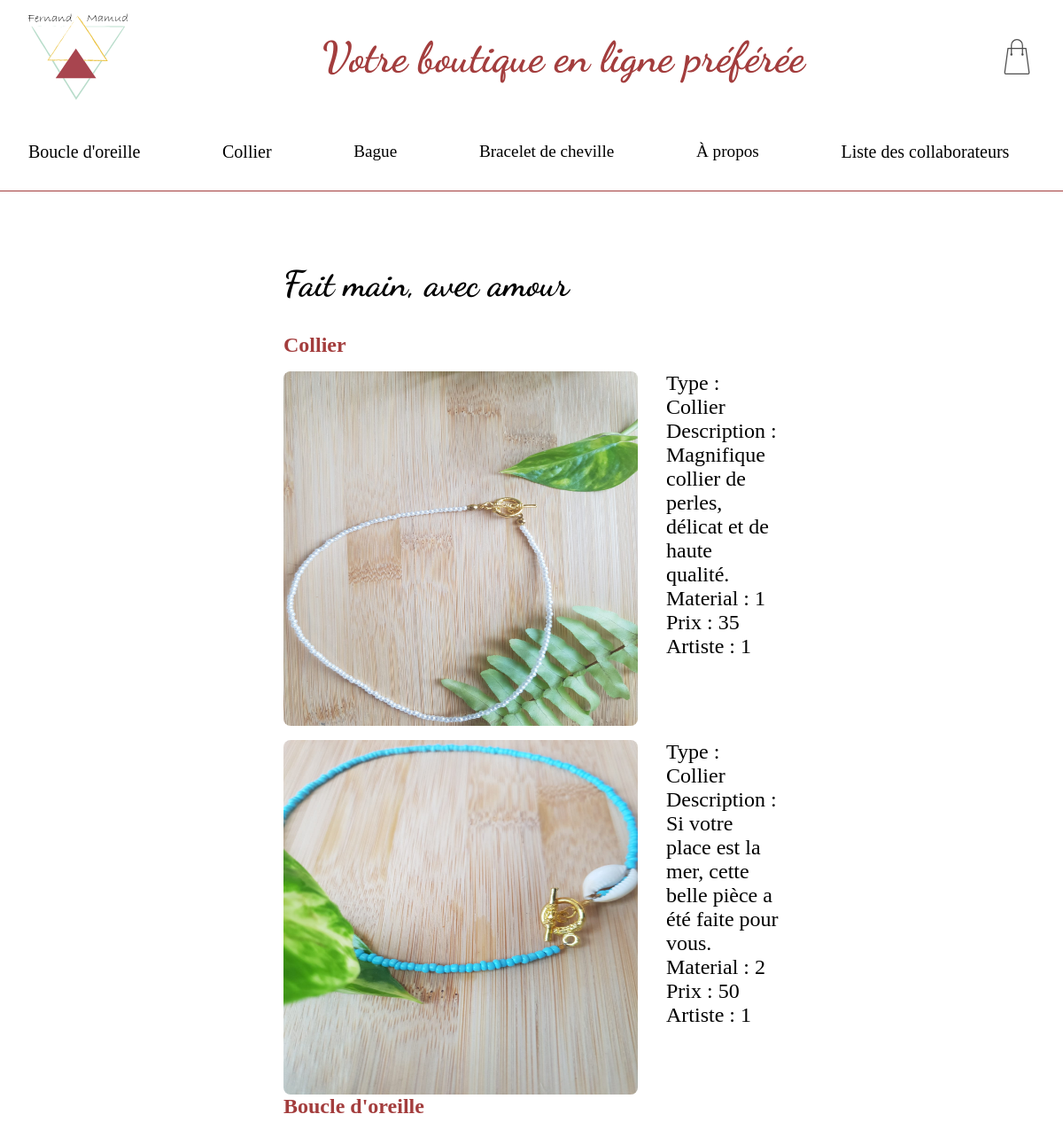
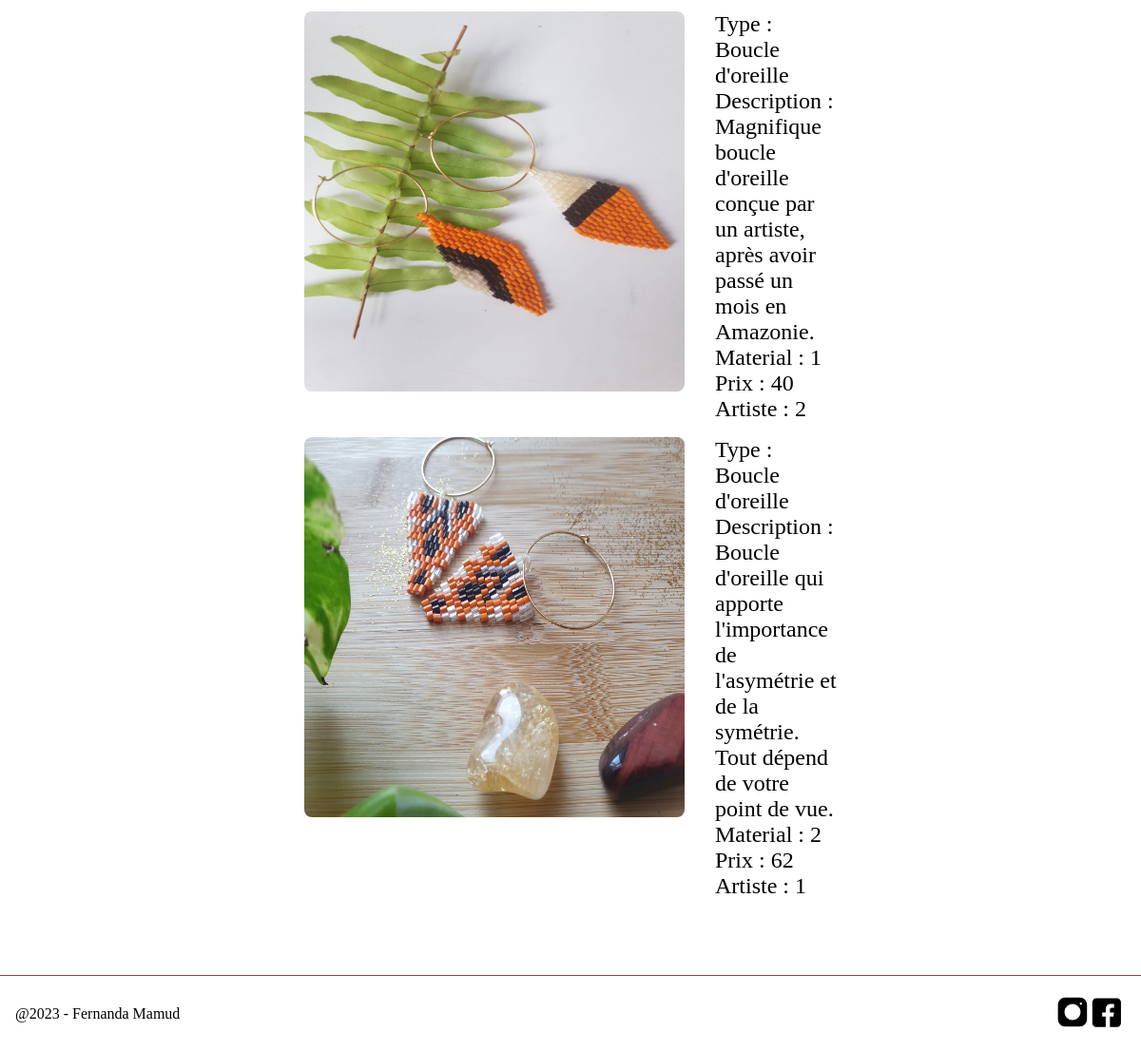
/liste-produit.php, run on the app's committed database (2 pictures, top to bottom).
### tables this page shows
CREATE TABLE `produit` (
  `id_produit` int(11) NOT NULL,
  `type` varchar(50) NOT NULL,
  `description` varchar(250) NOT NULL,
  `prix` int(11) NOT NULL,
  `id_material` int(11) NOT NULL,
  `id_usager` int(11) DEFAULT NULL
);

### Classe/CRUD.php (called while the page is built, shortened)
<?php
class CRUD extends PDO {
    public function select($table) {
        $sql = "SELECT * FROM $table";
        $stmt = $this->query($sql);
        return $stmt->fetchAll();
    }
}
?>

### liste-produit.php (the view, shortened to what this page needs)
<?php
require_once('Classe/CRUD.php');
$crud = new CRUD;
$produit = $crud->select('produit');
?>
<!DOCTYPE html>
<html lang="en">
<head>
    <link rel="stylesheet" href="assets/css/styles.css">
</head>
<body>
    <header>
        <img src="assets/img/logo.svg" alt="image_logo">
        <p>Votre boutique en ligne préférée</p>
        <img src="assets/img/panier.svg" alt="image_panier">
    </header>
    <nav>
        <ul>
            <li><a href="#boucle">Boucle d'oreille</a></li>
            <li><a href="#collier">Collier</a></li>
            <li>Bague</li>
            <li>Bracelet de cheville</li>
            <li>À propos</li>
            <li><a href="liste-collaborateurs.php">Liste des collaborateurs</a></li>
        </ul>
    </nav>
    <main>
        <h1>Fait main, avec amour</h1>
        <div id="collier">
            <h2>Collier</h2>
            <?php
                foreach($produit as $row) {
                    if ($row['type'] == 'Collier') {
            ?>
                    <section>
                        <img src="assets/img/<?= $row['id_produit'] ?>.jpeg" alt="image_collier">
                        <div>
                            <p>Type : <?= $row['type']?></p>
                            <p>Description : <?= $row['description']?></p>
                            <p>Material : <?= $row['id_material']?></p>
                            <p>Prix : <?= $row['prix']?></p>
                            <p>Artiste : <?= $row['id_usager']?></p>
                        </div>
                    </section>
            <?php
                    }
                }
            ?>
        </div>
        <div id="boucle">
            <h2>Boucle d'oreille</h2>
            <?php
                foreach($produit as $row) {
                    if ($row['type'] == 'Boucle d\'oreille') {
            ?>
                    <section>
                        <img src="assets/img/<?= $row['id_produit'] ?>.jpeg" alt="image_boucle">
                        <div>
                            <p>Type : <?= $row['type']?></p>
                            <p>Description : <?= $row['description']?></p>
                            <p>Material : <?= $row['id_material']?></p>
                            <p>Prix : <?= $row['prix']?></p>
                            <p>Artiste : <?= $row['id_usager']?></p>
                        </div>
                    </section>
            <?php
                    }
                }
            ?>
        </div>
    </main>
    <footer>
        <div>
            @2023 - Fernanda Mamud
        </div>
        <div>
            <img src="assets/img/instagram.svg" alt="">
            <img src="assets/img/facebook.svg" alt="">
        </div>
    </footer>
</body>
</html>

### assets/css/generic/generic.css (style rules this page uses)
* { box-sizing: border-box; margin: 0; }

### assets/css/elements/elements.css (style rules this page uses)
body { display: flex; flex-direction: column; min-height: 100vh; }
header { align-items: center; color: rgb(163, 61, 61); display: flex; flex-direction: row; font-family: "Dancing"; font-size: 3rem; height: 8rem; justify-content: space-between; padding: 2rem; width: 100%; }
header img:nth-of-type(1) { height: 7rem; width: 7rem; }
header img:nth-of-type(2) { height: 40px; width: 40px; }
nav { border-bottom: 0.1rem solid rgb(163, 61, 61); }
main { padding: 5rem 20rem 5rem 20rem; flex: 1; }
main img { border-radius: 0.5rem; height: 25rem; min-width: 25rem; }
main section { display: flex; gap: 2rem; margin: 1rem 0 0 0; }
main p { font-size: 1.5rem; }
main h2 { color: rgb(163, 61, 61); }
footer { align-items: center; border-top: 0.1rem solid rgb(163, 61, 61); display: flex; height: 5rem; padding: 1rem; justify-content: space-between; }
footer img { width: 2rem; }
h1 { font-family: "Dancing"; font-size: 2.5rem; padding: 0 0 2rem 0; }
ul { display: flex; font-size: 1.2rem; list-style: none; padding: 0; justify-content: space-between; }
li { flex-grow: 1; padding: 2rem; }
a { color: black; text-decoration: none; font-size: 20px; }

### data on the page
produit: shows a picture, type "Collier", description "Magnifique collier de perles, délicat et de haute qualité.", id_material "1", prix "35", id_usager "1"
produit: shows a picture, type "Collier", description "Si votre place est la mer, cette belle pièce a été faite pour vous.", id_material "2", prix "50", id_usager "1"
produit: shows a picture, type "Boucle d'oreille", description "Magnifique boucle d'oreille conçue par un artiste, après avoir passé un mois en Amazonie.", id_material "1", prix "40", id_usager "2"
produit: shows a picture, type "Boucle d'oreille", description "Boucle d'oreille qui apporte l'importance de l'asymétrie et de la symétrie. Tout dépend de votre point de vue.", id_material "2", prix "62", id_usager "1"
